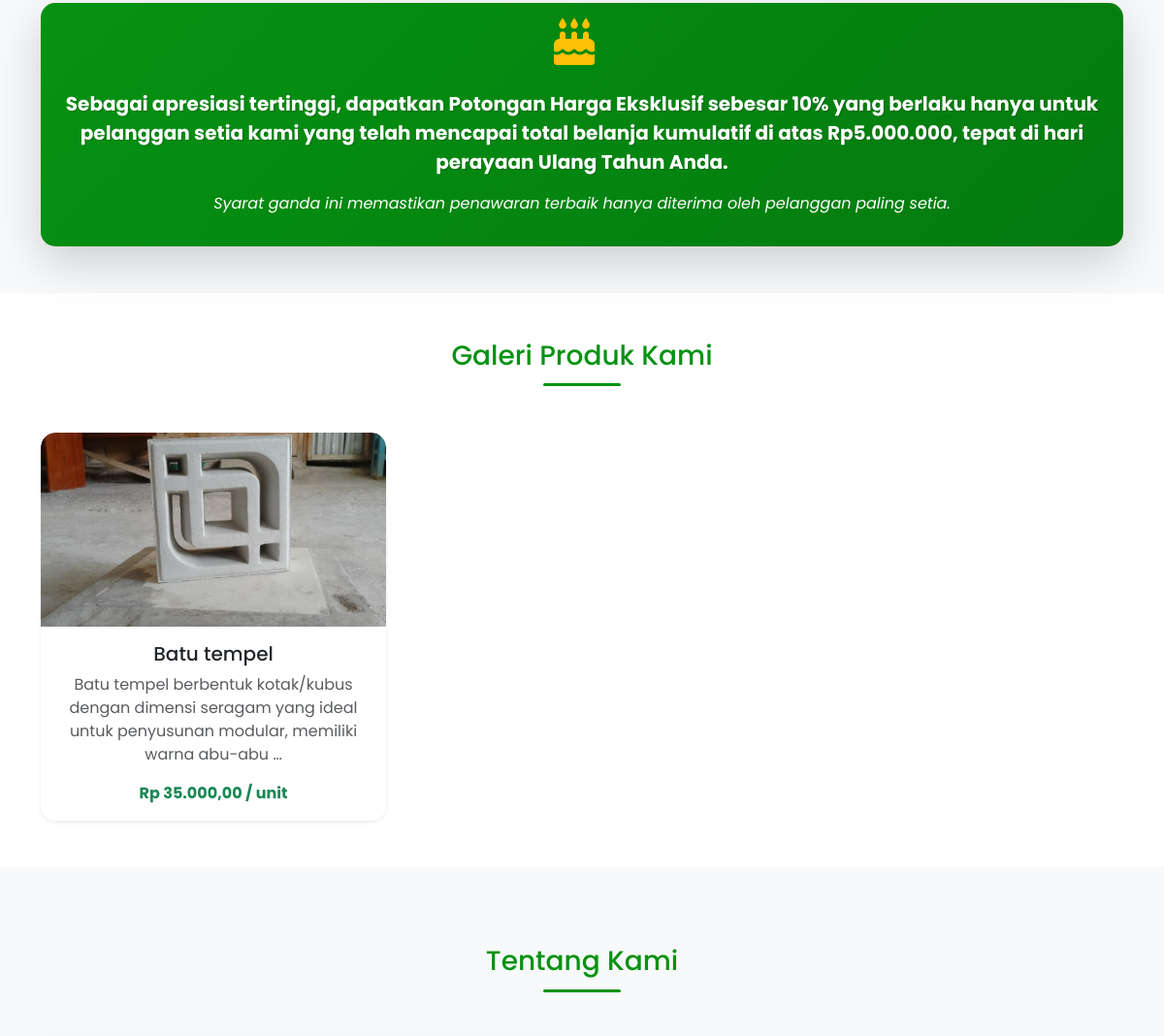
The app's page / (middle part), older data.
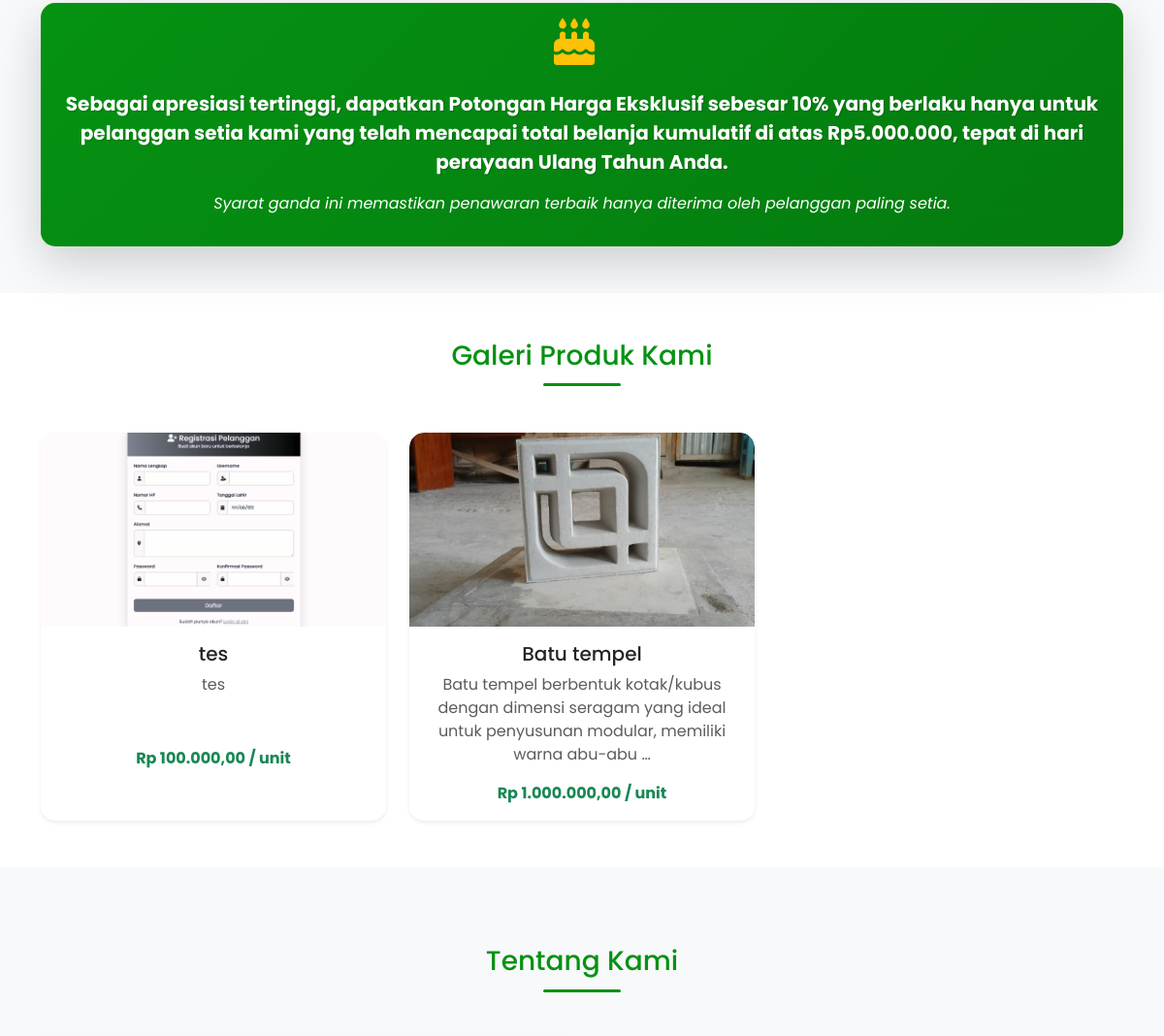
The same page, newer data.
### admin_dashboard/models.py (models this page shows, shortened)
class Produk(models.Model):
    nama_produk = models.CharField(max_length=255, verbose_name="Nama Produk")
    deskripsi_produk = models.TextField(verbose_name="Deskripsi Produk")
    foto_produk = models.ImageField(upload_to='produk_images/', verbose_name="Foto Produk")
    stok_produk = models.IntegerField(verbose_name="Stok Produk")
    harga_produk = models.DecimalField(max_digits=10, decimal_places=2, verbose_name="Harga Produk")
    kategori = models.ForeignKey(Kategori, on_delete=models.SET_NULL, blank=True, null=True, verbose_name="Kategori")
    class Meta:
        verbose_name_plural = "Produk"
        db_table = 'produk'

### admin_dashboard/views.py (the view)
# urls.py: path('', views.beranda_umum, name='beranda_umum'),
def beranda_umum(request):
    galeri_path = os.path.join(settings.BASE_DIR, 'static', 'images', 'galeri')
    galeri_images = []
    if os.path.exists(galeri_path):
        for filename in os.listdir(galeri_path):
            if filename.lower().endswith(('.png', '.jpg', '.jpeg', '.gif')):
                galeri_images.append(f'images/galeri/{filename}')
    produk = Produk.objects.all().order_by('-id')[:6]
    context = {
        'galeri_images': galeri_images[:3],  # Limit to 3 images
        'produk': produk  # Use the same variable name as in product_list.html
    }
    return render(request, 'beranda_umum.html', context)

### admin_dashboard/context_processors.py (called while the page is built)
def transaksi_notification_count(request):
    count = Transaksi.objects.filter(
        status_transaksi__in=['DIPROSES', 'BARU']
    ).count()
    return {
        'new_transaction_count': count
    }

### templates/beranda_umum.html (shortened to what this page needs)
{% load static %}
{% load humanize %}
<!DOCTYPE html>
<html lang="en">
<head>
    <link href="https://cdn.jsdelivr.net/npm/bootstrap@5.3.0/dist/css/bootstrap.min.css" rel="stylesheet">
    <link rel="stylesheet" href="https://cdnjs.cloudflare.com/ajax/libs/font-awesome/6.4.0/css/all.min.css">
    <link rel="stylesheet" href="{% static 'css/dynamic-navbar.css' %}">
</head>
<body>
  <section id="feature-callout" class="py-5">
    <div class="container">
        <div class="row align-items-center">
            <div class="col-lg-12 mb-4 mb-lg-0">
                <div class="card discount-card shadow-lg h-100 border-0" style="background-color: #059212;">
                    <div class="card-body text-white text-center p-5 p-sm-3">
                        <div class="mb-4">
                            <i class="fas fa-birthday-cake fa-3x me-3 feature-icon" style="color: #FFC107;"></i>
                        </div>
                        <p class="card-text lead fw-bold fs-5 fs-sm-6">
                            Sebagai apresiasi tertinggi, dapatkan Potongan Harga Eksklusif sebesar 10% yang berlaku hanya untuk pelanggan setia kami yang telah mencapai total belanja kumulatif di atas Rp5.000.000, tepat di hari perayaan Ulang Tahun Anda.
                        </p>
                        <p class="mt-3 fst-italic fs-6 fs-sm-7">Syarat ganda ini memastikan penawaran terbaik hanya diterima oleh pelanggan paling setia.</p>
                    </div>
                </div>
            </div>
        </div>
    </div>
</section>
    <section id="gallery" class="py-5 bg-white">
        <div class="container">
            <h2 class="text-center mb-5 section-title fs-3 fs-sm-2">Galeri Produk Kami</h2>
            <div class="row g-4">
                {% for p in produk %}
                <div class="col-md-4">
                    <div class="card product-card h-100 shadow-sm border-0" data-bs-toggle="modal" data-bs-target="#imageModal" data-image="{{ p.foto_produk.url }}" data-teks= "{{p.deskripsi_produk}}">
                        <img src="{{ p.foto_produk.url }}" class="card-img-top gallery-img" alt="{{ p.nama_produk }}">
                        <div class="card-body text-center">
                            <h5 class="card-title fs-5 fs-sm-6">{{ p.nama_produk }}</h5>
                            <p class="card-text text-muted fs-6 fs-sm-7">{{ p.deskripsi_produk|truncatewords:15 }}</p>
                            <p class="card-text fw-bold text-success fs-6 fs-sm-7">Rp {{ p.harga_produk|intcomma }} / unit</p>
                        </div>
                    </div>
                </div>
                {% endfor %}
            </div>
        </div>
    </section>
    <section id="about" class="about-section">
        <div class="container">
            <h2 class="text-center mb-5 section-title fs-3 fs-sm-2">Tentang Kami</h2>
        </div>
    </section>
</body>
</html>

Row changes from the older to the newer data that the page shows:
added Produk: foto_produk (picture), nama_produk "tes", deskripsi_produk "tes", harga_produk "100.000,00"
changed Produk "Batu tempel": harga_produk "35.000,00" → "1.000.000,00"
